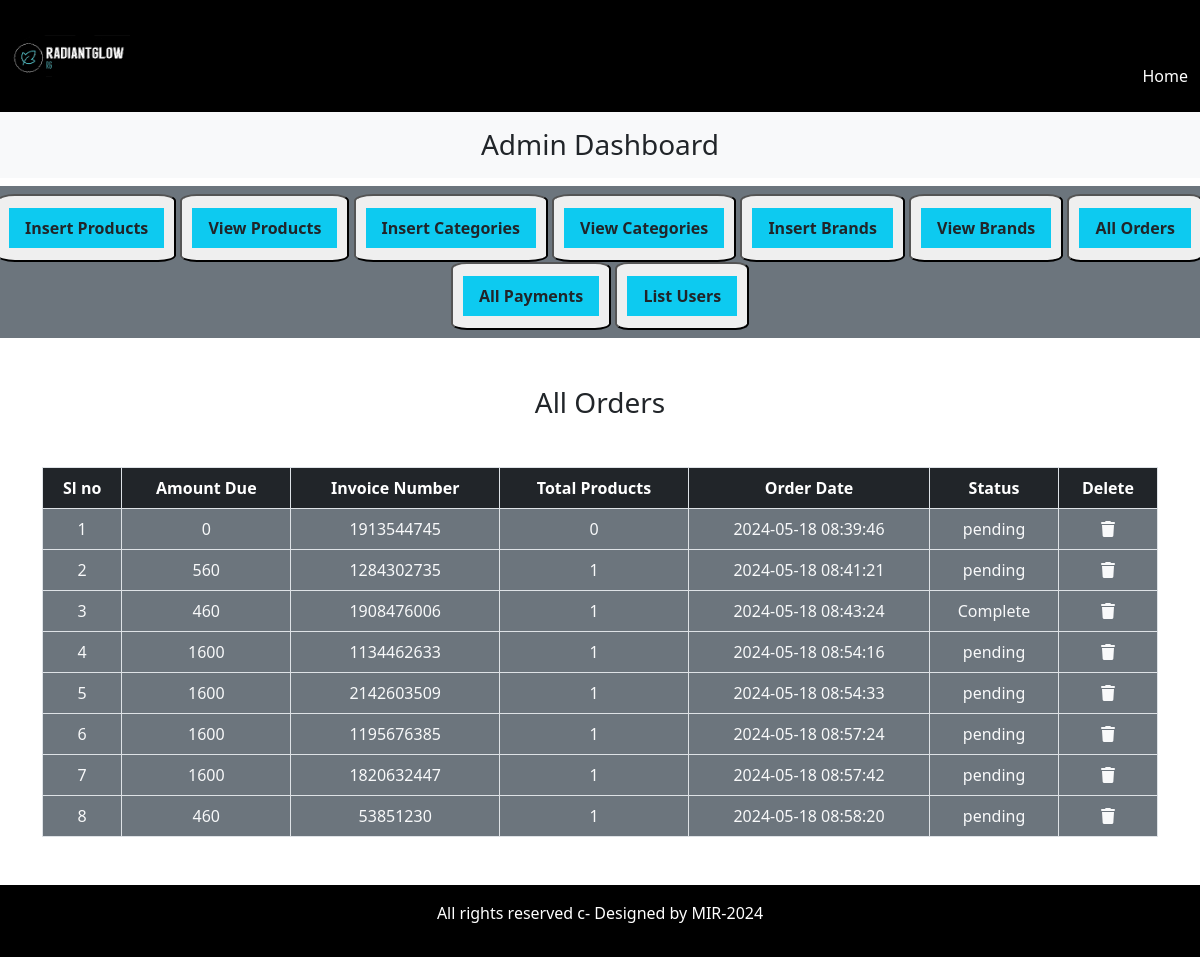
The page /admin_area/index.php?list_orders on the database its author committed.
### tables this page shows
CREATE TABLE `user_orders` (
  `order_id` int(11) NOT NULL,
  `user_id` int(11) NOT NULL,
  `amount_due` int(255) NOT NULL,
  `invoice_number` int(255) NOT NULL,
  `total_products` int(11) NOT NULL,
  `order_date` timestamp NOT NULL DEFAULT current_timestamp() ON UPDATE current_timestamp(),
  `order_status` varchar(255) NOT NULL
);

### admin_area/list_orders.php (the view, shortened to what this page needs)
<h3 class="text-center text-dark mt-3"> All Orders</h3>
<table class="table table-bordered mt-5">
    <thead class="bg-dark text-white ">
        <?php
        $get_orders = "select * from `user_orders`";
        $result = mysqli_query($con, $get_orders);
        $row_count = mysqli_num_rows($result);
        if ($row_count == 0) {
            echo "<h2 class= 'text-danger text-center mt-5'>No Orders Yet</h2>";
        } else {
            echo "<tr class='text-center'>
            <th>Sl no</th>
            <th>Amount Due</th>
            <th>Invoice Number</th>
            <th>Total Products</th>
            <th>Order Date</th>
            <th>Status</th>
            <th>Delete</th>
            </tr>
            </thead>
            <tbody class ='bg-secondary text-center text-light'>";
            $number = 0;
            while ($row_data = mysqli_fetch_assoc($result)) {
                $amount_due = $row_data['amount_due'];
                $total_products = $row_data['total_products'];
                $invoice_number = $row_data['invoice_number'];
                $order_date = $row_data['order_date'];
                $order_status = $row_data['order_status'];
                $number++;
                echo "
        <tr>
        <td>$number</td>
        <td>$amount_due</td>
        <td>$invoice_number</td>
        <td>$total_products</td>
        <td> $order_date</td>
        <td>$order_status</td>
        <td><a href='./index.php?delete_all_orders' class='text-light' ><i class='fa-solid fa-trash'></i></a></td>
        </tr>";
            }
        }
        ?>
        </tbody>
</table>

### style.css (style rules this page uses)
* { margin: 0; padding: 0; box-sizing: border-box; }

### admin_area/index.php (style rules this page uses)
body { overflow-x: hidden; }

### rows shown on the page
user_orders: amount_due "0", invoice_number "1913544745", total_products "0", order_date "2024-05-18 08:39:46", order_status "pending"
user_orders: amount_due "560", invoice_number "1284302735", total_products "1", order_date "2024-05-18 08:41:21", order_status "pending"
user_orders: amount_due "460", invoice_number "1908476006", total_products "1", order_date "2024-05-18 08:43:24", order_status "Complete"
user_orders: amount_due "1600", invoice_number "1134462633", total_products "1", order_date "2024-05-18 08:54:16", order_status "pending"
user_orders: amount_due "1600", invoice_number "2142603509", total_products "1", order_date "2024-05-18 08:54:33", order_status "pending"
user_orders: amount_due "1600", invoice_number "1195676385", total_products "1", order_date "2024-05-18 08:57:24", order_status "pending"
user_orders: amount_due "1600", invoice_number "1820632447", total_products "1", order_date "2024-05-18 08:57:42", order_status "pending"
user_orders: amount_due "460", invoice_number "53851230", total_products "1", order_date "2024-05-18 08:58:20", order_status "pending"
